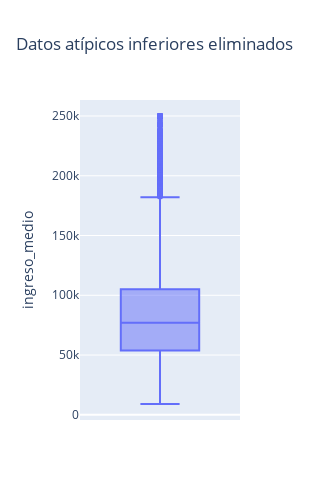

The code cell stored with this chart in its notebook:
### Code cell
#Se define el cuartil 75 y se le resta el cuartil 25
iqr = df_filtrado1['ingreso_medio'].quantile(0.75) - df_filtrado1['ingreso_medio'].quantile(0.25)
#Desarrollamos filtros superior o inferior por lo general es el iqr por 1.5 pero se puede manejar el número
filtro_inferior = df_filtrado1['ingreso_medio'] > df_filtrado1['ingreso_medio'].quantile(0.25) - (iqr * 1.5)

df_filtrado2 = df_filtrado1[filtro_inferior]

#Graficando el boxplot
fig = px.box(df_filtrado2, y='ingreso_medio', title='Datos atípicos inferiores eliminados')
fig.update_layout(width=300,height=500) 
fig.show()

### Figure 1 — Plotly figure (JSON) as saved in the notebook; plotly's stock layout.template omitted (floating-point values rounded to 4 significant figures; data arrays with more than 128 entries replaced by an {"elided": "..."} marker saying what was removed)
{"data": [{"alignmentgroup": "True", "hovertemplate": "ingreso_medio=%{y}<extra></extra>", "legendgroup": "", "marker": {"color": "#636efa"}, "name": "", "notched": false, "offsetgroup": "", "orientation": "v", "showlegend": false, "type": "box", "x0": " ", "xaxis": "x", "y": {"elided": "7016 int values"}, "y0": " ", "yaxis": "y"}], "layout": {"boxmode": "group", "height": 500, "legend": {"tracegroupgap": 0}, "title": {"text": "Datos atípicos inferiores eliminados"}, "width": 300, "xaxis": {"anchor": "y", "domain": [0, 1]}, "yaxis": {"anchor": "x", "domain": [0, 1], "title": {"text": "ingreso_medio"}}}}
